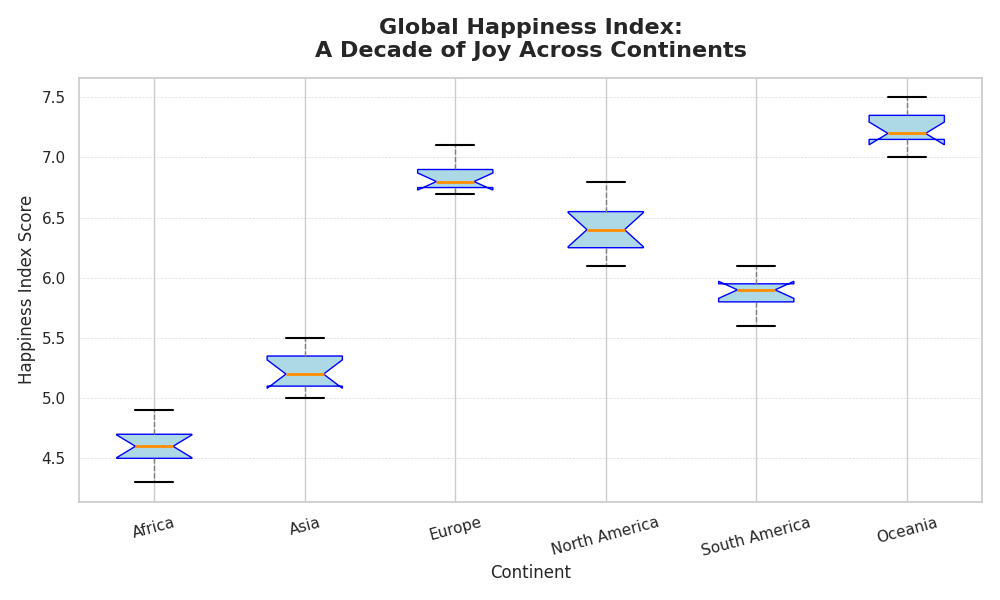

This chart was generated by the following Python code:
import matplotlib.pyplot as plt

# Data: Happiness Index Scores for Different Continents (2010-2020)
happiness_scores_africa = [4.3, 4.5, 4.7, 4.6, 4.8, 4.4, 4.9, 4.6, 4.7, 4.5, 4.6]
happiness_scores_asia = [5.1, 5.2, 5.0, 5.4, 5.3, 5.2, 5.1, 5.3, 5.4, 5.0, 5.5]
happiness_scores_europe = [6.7, 6.8, 6.9, 6.8, 6.7, 6.9, 7.0, 6.8, 6.9, 6.7, 7.1]
happiness_scores_north_america = [6.1, 6.3, 6.2, 6.5, 6.4, 6.5, 6.2, 6.6, 6.7, 6.8, 6.4]
happiness_scores_south_america = [5.8, 5.7, 5.9, 5.8, 5.9, 6.0, 5.6, 6.1, 5.9, 5.8, 6.0]
happiness_scores_oceania = [7.2, 7.0, 7.1, 7.3, 7.4, 7.1, 7.5, 7.2, 7.3, 7.2, 7.4]

# Combine data
data = [
    happiness_scores_africa,
    happiness_scores_asia,
    happiness_scores_europe,
    happiness_scores_north_america,
    happiness_scores_south_america,
    happiness_scores_oceania
]

# Labels for the continents
labels = ['Africa', 'Asia', 'Europe', 'North America', 'South America', 'Oceania']

# Create the figure and axis
fig, ax = plt.subplots(figsize=(10, 6))

# Boxplot with enhanced visuals
boxplot = ax.boxplot(
    data, 
    patch_artist=True, 
    notch=True, 
    vert=True, 
    boxprops=dict(facecolor='lightblue', color='blue'),
    whiskerprops=dict(color='gray', linestyle='--'),
    capprops=dict(color='black', linewidth=1.5),
    medianprops=dict(color='darkorange', linewidth=2),
    flierprops=dict(marker='o', color='red', markersize=5, alpha=0.5)
)

# Title and labels
ax.set_title("Global Happiness Index:\nA Decade of Joy Across Continents", fontsize=16, fontweight='bold', pad=15)
ax.set_xlabel("Continent", fontsize=12)
ax.set_ylabel("Happiness Index Score", fontsize=12)
ax.set_xticklabels(labels, fontsize=11, rotation=15)

# Grid for better readability
ax.yaxis.grid(True, linestyle='--', linewidth=0.5, alpha=0.7)

# Tight layout for clarity
plt.tight_layout()

# Show the plot
plt.show()
